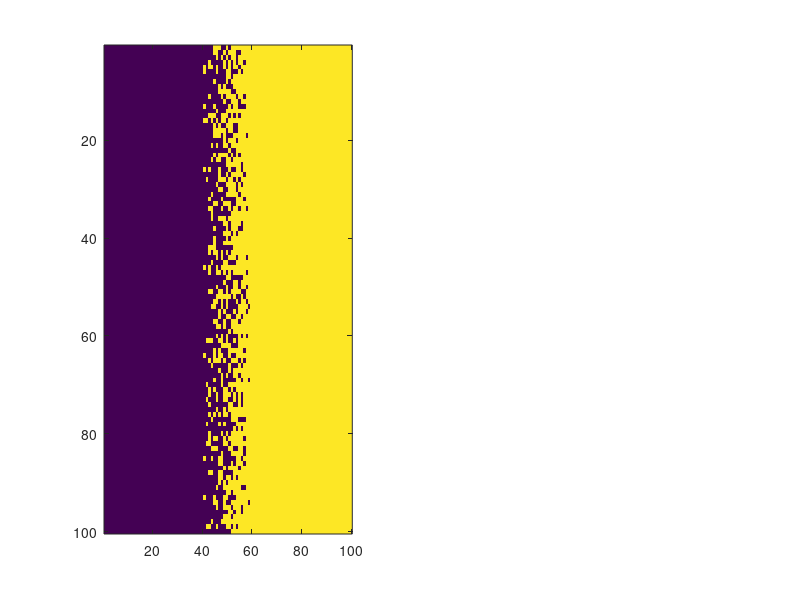

Source code (MATLAB): (Note: this script raises an error after producing the figure.)
function Figs_18_19

clear all;
close all;
fig2=figure('Units','normalized','Position',[0.03 0.25 0.24 0.4],'Color',[1 1 1]); 
fig1=figure('Units','normalized','Position',[0.05 0.05 0.55 0.9],'Color',[1 1 1]);

m = 100; % domain size m x m
dt = 0.01; %time step - note as h in the article

D = 0; % ratio of diffusion coeffcients
t = 0; % initial time

epsilon = 0.02; 
a       = 0.8; 
b       = 0.03;

N =[5 10 15 20 50 100 300]./dt; % iterations (time moments) to be visualized  
T_max = 3000; % the last time moment to be visualized  
N_max = T_max/dt; % the last iteration to be visualized

kkk = 0; 
mu1_0 = ones(m);  mu2_0 = ones(m);   % mu1 and mu2 initial conditions

%- Reproduce the exact initial conditions use rng('Seed_Figs_18_19.mat') -
Data = load('Seed_Figs_18_19.mat'); 
rng(Data.seed); 
 
%-- lambda01 initial conditions (with a diffusion type distribution) --
lambda1_0 = zeros(m); 
noise_begin = round(0.40*m); 
kk = 2; % the number of colors
 
for i = 1:kk-1 aa(i) = 10*i/(kk*(m-1)); bb(i) = -aa(i);  end 
for ix = 1:m
    for iy = noise_begin:m
    for i=1:kk-1 p(i) = aa(i)*(iy-round(noise_begin)+1) + bb(i);  end
     s = rand;
     if s<p(1); lambda1_0(ix,iy) = 0.9; end
    end 
end

%-- lambda02 initial conditions (with a diffusion type distribution) --
 lambda2_0 = zeros(m); 
 for ix = 1:m
    for iy = noise_begin:m
    for i=1:kk-1 p(i) = aa(i)*(iy-round(noise_begin)+1) + bb(i);  end
     s = rand;
     if s<p(1); lambda2_0(iy,ix) = 0.9;      end
    end 
end
lambda2_0 = flip(lambda2_0);

% - Vizualization of initial conditions: fig2 -
figure(fig2);  
sub2(1)=subplot(1,2,1); 
imagesc(lambda1_0);    
colormap(bluewhitered(256));     
set(gca,'XTickLabel',[]);
set(gca,'YTickLabel',[]);

sub2(2)=subplot(1,2,2); 
imagesc(lambda2_0);   
colormap(bluewhitered(256));     
set(gca,'XTickLabel',[]);
set(gca,'YTickLabel',[]); 

%- Subplot annotations: fig2 -
annotation(fig2,'textbox',[0.15 0.1 0.055 0.055],'String',{'(a)'},'FontName',...
           'Times New Roman','FontSize',40,'FitBoxToText','off','LineStyle','none');
annotation(fig2,'textbox',[0.14+0.4  0.1 0.055 0.055],'String',{'(b)'},'FontName',...
            'Times New Roman','FontSize',40,'FitBoxToText','off','LineStyle','none');

%- Subplot positions: fig2 -
pos1 = get(sub2(1),'Position'); set(sub2(1),'Position',[pos1(1)-0.1 pos1(2)+0.06 pos1(3)-0.01 pos1(4)-0.11]); %[left buttom ]
pos2 = get(sub2(2),'Position'); set(sub2(2),'Position',[pos2(1)-0.17 pos2(2)+0.06 pos2(3)-0.01 pos2(4)-0.11]); %[left buttom ]

%- Unified colorbar and colorbar position: fig2 -
Color_Lim = sub2(1).CLim;
for iii=2:2 Color_Lim=cat(2,Color_Lim,sub2(iii).CLim); end
Color_max = max(Color_Lim); Color_min = min(Color_Lim);
for iii=1:2 sub2(iii).CLim = [Color_min Color_max]; end

cbh=colorbar('FontName','Times New Roman','FontSize',20,'XTick', 0:0.1:0.9);
cbh.Position=[pos2(1)+0.22  pos2(2)+0.06  0.019 pos2(4)-0.11]; 

% - Computations -
for i=1:N_max 
    
   mu1_1 = mu1_0 + (f_mu1(mu1_0,mu2_0,lambda1_0,lambda2_0,epsilon,a,b)+Lattice(mu1_0,m))*dt; % v
   mu2_1 = mu2_0 + (g(mu1_0,mu2_0) + D*Lattice(mu2_0,m))*dt;  % v

   lambda1_1 = lambda1_0 + (f_lambda1(lambda1_0,lambda2_0,epsilon,a,b)+Lattice(lambda1_0,m))*dt; % u
   lambda2_1 = lambda2_0 + (g(lambda1_0,lambda2_0) + D* Lattice(lambda2_0,m))*dt;  %u
  
   t = t + dt;
   mu1_0 = mu1_1; mu2_0 = mu2_1;   
   lambda1_0 =lambda1_1; lambda2_0 = lambda2_1; 

Max(i) = max(max(abs(mu2_0)));

% - Vizualization of the dynamics of mu2 - 
figure(fig1);
if  ismember(i,N) || i==N_max
    kkk =kkk+1;    
    sub1(kkk)=subplot(2,4,kkk); 
    imagesc(mu2_0);   

    % - Symetric colorbar in each subplot -
      Color_Lim = sub1(kkk).CLim;
      max_abs_color = max(abs(Color_Lim));
      sub1(kkk).CLim = [-max_abs_color max_abs_color];

      colormap(bluewhitered(256));     
      colorbar('FontName','Times New Roman','FontSize',20);
      set(gca,'XTickLabel',[]);
      set(gca,'YTickLabel',[]);
end

end

%- Vizualization cosmetics -
%- Subplot positions: fig1 -
pos1 = get(sub1(5),'Position'); set(sub1(5),'Position',[pos1(1)-0.11 pos1(2)-0.03 pos1(3) pos1(4)]);   
pos1 = get(sub1(1),'Position'); set(sub1(1),'Position',[pos1(1)-0.11 pos1(2)-0.07 pos1(3) pos1(4)]);  
pos1 = get(sub1(6),'Position'); set(sub1(6),'Position',[pos1(1)-0.14 pos1(2)-0.03 pos1(3) pos1(4)]);  
pos1 = get(sub1(2),'Position'); set(sub1(2),'Position',[pos1(1)-0.14 pos1(2)-0.07 pos1(3) pos1(4)]);
pos1 = get(sub1(7),'Position'); set(sub1(7),'Position',[pos1(1)-0.17 pos1(2)-0.03 pos1(3) pos1(4)]);  
pos1 = get(sub1(3),'Position'); set(sub1(3),'Position',[pos1(1)-0.17 pos1(2)-0.07 pos1(3) pos1(4)]);
pos1 = get(sub1(4),'Position'); set(sub1(4),'Position',[pos1(1)-0.2  pos1(2)-0.07 pos1(3) pos1(4)]);
pos2 = get(sub1(8),'Position'); set(sub1(8),'Position',[pos2(1)-0.2  pos2(2)-0.03 pos1(3) pos1(4)]);
clear pos1 pos2;

%- Subplot annotations: fig1 -
annotation(fig1,'textbox',[0.07 0.015 0.055 0.055],'String',{'(e)'},'FontName',...
           'Times New Roman','FontSize',40,'FitBoxToText','off','LineStyle','none');

annotation(fig1,'textbox',[0.07 0.45 0.055 0.055],'String',{'(a)'},'FontName',...
           'Times New Roman','FontSize',40,'FitBoxToText','off','LineStyle','none');

annotation(fig1,'textbox',[0.07+0.18 0.015 0.055 0.055],'String',{'(f)'},'FontName',...
           'Times New Roman','FontSize',40,'FitBoxToText','off','LineStyle','none');

annotation(fig1,'textbox',[0.07+0.18 0.45 0.055 0.055],'String',{'(b)'},'FontName',...
           'Times New Roman','FontSize',40,'FitBoxToText','off','LineStyle','none');
       
annotation(fig1,'textbox',[0.07+0.18+0.172 0.015 0.055 0.055],'String',{'(g)'},'FontName',...
           'Times New Roman','FontSize',40,'FitBoxToText','off','LineStyle','none');

annotation(fig1,'textbox',[0.07+0.18+0.172 0.45 0.055 0.055],'String',{'(c)'},'FontName',...
           'Times New Roman','FontSize',40,'FitBoxToText','off','LineStyle','none');

annotation(fig1,'textbox',[0.08+0.18+0.172+0.172 0.015 0.055 0.055],'String',{'(h)'},'FontName',...
           'Times New Roman','FontSize',40,'FitBoxToText','off','LineStyle','none');

annotation(fig1,'textbox',[0.08+0.18+0.172+0.172 0.45 0.055 0.055],'String',{'(d)'},'FontName',...
           'Times New Roman','FontSize',40,'FitBoxToText','off','LineStyle','none');

%- Functions used in computations -
function [out_data] = Lattice(in_data,in_m)       
 data_temp = Shift(in_data,in_m);
 out_data    = (data_temp.k +  data_temp.d +  data_temp.v +  data_temp.a) - 4* in_data;   
end
 
function [outM] = Shift(inM,in_m)
outM.k = zeros(in_m); % left neighbor 
outM.d = zeros(in_m); % right neighbor
outM.v = zeros(in_m); % upper neighbor
outM.a = zeros(in_m); % bottom neighbor

% no-flux boundary conditions
outM.k = circshift(inM,[ 0  1]); outM.k(:,1)=outM.k(:,2); 
outM.d = circshift(inM,[ 0 -1]); outM.d(:,end)=outM.d(:,end-1); 
outM.v = circshift(inM,[ 1  0]); outM.v(1,:)=outM.v(2,:); 
outM.a = circshift(inM,[-1  0]); outM.a(end,:)=outM.a(end-1,:);  
end 

%- f(u,v) mu1 -
 function [out_mu1] = f_mu1(in_mu1,in_mu2,in_lambda1,in_lambda2,in_epsilon,in_a,in_b) %  in_x atitinka "u", in_y atitinka "v" (2) formule is M. Vaidelys
 out_mu1 = (1/in_epsilon)*((1-2*in_lambda1).*(in_lambda1-(1/in_a)*(in_lambda2+in_b)).*in_mu1+in_lambda1.*(1-in_lambda1).*(in_mu1-(1/in_a)*in_mu2));
 end 
 
  %- f(u,v) lambda1 - 
 function [out_lambda1] = f_lambda1(in_lambda1,in_lambda2,in_epsilon,in_a,in_b) 
 out_lambda1 = (1/in_epsilon)*in_lambda1.*(1-in_lambda1).*(in_lambda1-(1/in_a)*(in_lambda2+in_b));
 end 
 
  %- g(u,v) lambda2 and mu2 - 
 function [out_data] = g(in_data1,in_data2) 
 out_data = in_data1-in_data2;
 end 

 end



